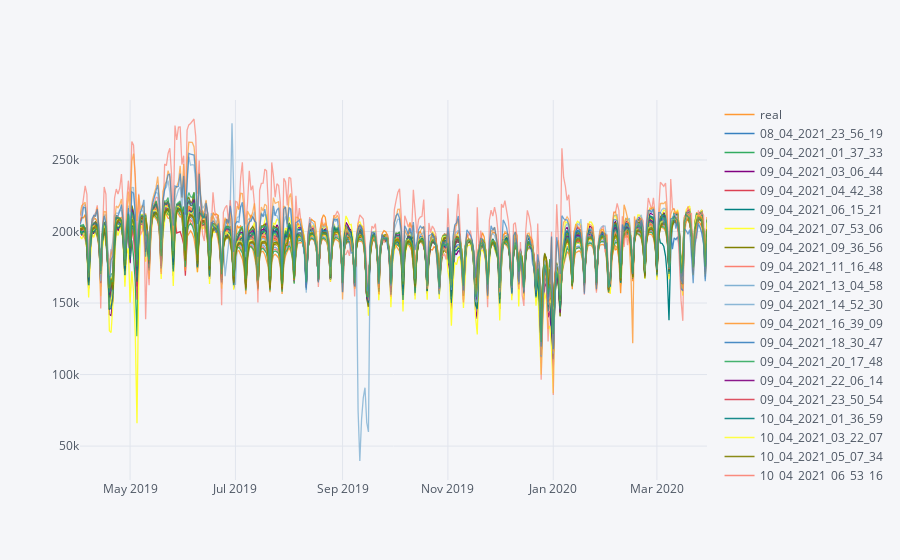

Notebook code cell kept with this figure:
### Code cell
lok_mu.iplot() # double click on name to plot single plots

### Figure 1 — Plotly figure (JSON) as saved in the notebook; plotly's stock layout.template omitted (floating-point values rounded to 4 significant figures; data arrays with more than 128 entries replaced by an {"elided": "..."} marker saying what was removed)
{"data": [{"line": {"color": "rgba(255, 153, 51, 1.0)", "dash": "solid", "shape": "linear", "width": 1.3}, "mode": "lines", "name": "real", "text": "", "type": "scatter", "x": {"elided": "364 str values"}, "y": {"elided": "364 float values"}}, {"line": {"color": "rgba(55, 128, 191, 1.0)", "dash": "solid", "shape": "linear", "width": 1.3}, "mode": "lines", "name": "08_04_2021_23_56_19", "text": "", "type": "scatter", "x": {"elided": "364 str values"}, "y": {"elided": "364 float values"}}, {"line": {"color": "rgba(50, 171, 96, 1.0)", "dash": "solid", "shape": "linear", "width": 1.3}, "mode": "lines", "name": "09_04_2021_01_37_33", "text": "", "type": "scatter", "x": {"elided": "364 str values"}, "y": {"elided": "364 float values"}}, {"line": {"color": "rgba(128, 0, 128, 1.0)", "dash": "solid", "shape": "linear", "width": 1.3}, "mode": "lines", "name": "09_04_2021_03_06_44", "text": "", "type": "scatter", "x": {"elided": "364 str values"}, "y": {"elided": "364 float values"}}, {"line": {"color": "rgba(219, 64, 82, 1.0)", "dash": "solid", "shape": "linear", "width": 1.3}, "mode": "lines", "name": "09_04_2021_04_42_38", "text": "", "type": "scatter", "x": {"elided": "364 str values"}, "y": {"elided": "364 float values"}}, {"line": {"color": "rgba(0, 128, 128, 1.0)", "dash": "solid", "shape": "linear", "width": 1.3}, "mode": "lines", "name": "09_04_2021_06_15_21", "text": "", "type": "scatter", "x": {"elided": "364 str values"}, "y": {"elided": "364 float values"}}, {"line": {"color": "rgba(255, 255, 51, 1.0)", "dash": "solid", "shape": "linear", "width": 1.3}, "mode": "lines", "name": "09_04_2021_07_53_06", "text": "", "type": "scatter", "x": {"elided": "364 str values"}, "y": {"elided": "364 float values"}}, {"line": {"color": "rgba(128, 128, 0, 1.0)", "dash": "solid", "shape": "linear", "width": 1.3}, "mode": "lines", "name": "09_04_2021_09_36_56", "text": "", "type": "scatter", "x": {"elided": "364 str values"}, "y": {"elided": "364 float values"}}, {"line": {"color": "rgba(251, 128, 114, 1.0)", "dash": "solid", "shape": "linear", "width": 1.3}, "mode": "lines", "name": "09_04_2021_11_16_48", "text": "", "type": "scatter", "x": {"elided": "364 str values"}, "y": {"elided": "364 float values"}}, {"line": {"color": "rgba(128, 177, 211, 1.0)", "dash": "solid", "shape": "linear", "width": 1.3}, "mode": "lines", "name": "09_04_2021_13_04_58", "text": "", "type": "scatter", "x": {"elided": "364 str values"}, "y": {"elided": "364 float values"}}, {"line": {"color": "rgba(128, 177, 211, 0.8999999999999999)", "dash": "solid", "shape": "linear", "width": 1.3}, "mode": "lines", "name": "09_04_2021_14_52_30", "text": "", "type": "scatter", "x": {"elided": "364 str values"}, "y": {"elided": "364 float values"}}, {"line": {"color": "rgba(255, 153, 51, 0.8999999999999999)", "dash": "solid", "shape": "linear", "width": 1.3}, "mode": "lines", "name": "09_04_2021_16_39_09", "text": "", "type": "scatter", "x": {"elided": "364 str values"}, "y": {"elided": "364 float values"}}, {"line": {"color": "rgba(55, 128, 191, 0.8999999999999999)", "dash": "solid", "shape": "linear", "width": 1.3}, "mode": "lines", "name": "09_04_2021_18_30_47", "text": "", "type": "scatter", "x": {"elided": "364 str values"}, "y": {"elided": "364 float values"}}, {"line": {"color": "rgba(50, 171, 96, 0.8999999999999999)", "dash": "solid", "shape": "linear", "width": 1.3}, "mode": "lines", "name": "09_04_2021_20_17_48", "text": "", "type": "scatter", "x": {"elided": "364 str values"}, "y": {"elided": "364 float values"}}, {"line": {"color": "rgba(128, 0, 128, 0.8999999999999999)", "dash": "solid", "shape": "linear", "width": 1.3}, "mode": "lines", "name": "09_04_2021_22_06_14", "text": "", "type": "scatter", "x": {"elided": "364 str values"}, "y": {"elided": "364 float values"}}, {"line": {"color": "rgba(219, 64, 82, 0.8999999999999999)", "dash": "solid", "shape": "linear", "width": 1.3}, "mode": "lines", "name": "09_04_2021_23_50_54", "text": "", "type": "scatter", "x": {"elided": "364 str values"}, "y": {"elided": "364 float values"}}, {"line": {"color": "rgba(0, 128, 128, 0.8999999999999999)", "dash": "solid", "shape": "linear", "width": 1.3}, "mode": "lines", "name": "10_04_2021_01_36_59", "text": "", "type": "scatter", "x": {"elided": "364 str values"}, "y": {"elided": "364 float values"}}, {"line": {"color": "rgba(255, 255, 51, 0.8999999999999999)", "dash": "solid", "shape": "linear", "width": 1.3}, "mode": "lines", "name": "10_04_2021_03_22_07", "text": "", "type": "scatter", "x": {"elided": "364 str values"}, "y": {"elided": "364 float values"}}, {"line": {"color": "rgba(128, 128, 0, 0.8999999999999999)", "dash": "solid", "shape": "linear", "width": 1.3}, "mode": "lines", "name": "10_04_2021_05_07_34", "text": "", "type": "scatter", "x": {"elided": "364 str values"}, "y": {"elided": "364 float values"}}, {"line": {"color": "rgba(251, 128, 114, 0.8999999999999999)", "dash": "solid", "shape": "linear", "width": 1.3}, "mode": "lines", "name": "10_04_2021_06_53_16", "text": "", "type": "scatter", "x": {"elided": "364 str values"}, "y": {"elided": "364 float values"}}, {"line": {"color": "rgba(251, 128, 114, 0.7999999999999998)", "dash": "solid", "shape": "linear", "width": 1.3}, "mode": "lines", "name": "10_04_2021_08_37_54", "text": "", "type": "scatter", "x": {"elided": "364 str values"}, "y": {"elided": "364 float values"}}, {"line": {"color": "rgba(128, 177, 211, 0.7999999999999998)", "dash": "solid", "shape": "linear", "width": 1.3}, "mode": "lines", "name": "10_04_2021_10_23_15", "text": "", "type": "scatter", "x": {"elided": "364 str values"}, "y": {"elided": "364 float values"}}, {"line": {"color": "rgba(255, 153, 51, 0.7999999999999998)", "dash": "solid", "shape": "linear", "width": 1.3}, "mode": "lines", "name": "10_04_2021_12_06_41", "text": "", "type": "scatter", "x": {"elided": "364 str values"}, "y": {"elided": "364 float values"}}, {"line": {"color": "rgba(55, 128, 191, 0.7999999999999998)", "dash": "solid", "shape": "linear", "width": 1.3}, "mode": "lines", "name": "10_04_2021_13_52_06", "text": "", "type": "scatter", "x": {"elided": "364 str values"}, "y": {"elided": "364 float values"}}, {"line": {"color": "rgba(50, 171, 96, 0.7999999999999998)", "dash": "solid", "shape": "linear", "width": 1.3}, "mode": "lines", "name": "10_04_2021_15_36_15", "text": "", "type": "scatter", "x": {"elided": "364 str values"}, "y": {"elided": "364 float values"}}, {"line": {"color": "rgba(128, 0, 128, 0.7999999999999998)", "dash": "solid", "shape": "linear", "width": 1.3}, "mode": "lines", "name": "10_04_2021_17_21_59", "text": "", "type": "scatter", "x": {"elided": "364 str values"}, "y": {"elided": "364 float values"}}, {"line": {"color": "rgba(219, 64, 82, 0.7999999999999998)", "dash": "solid", "shape": "linear", "width": 1.3}, "mode": "lines", "name": "10_04_2021_23_49_12", "text": "", "type": "scatter", "x": {"elided": "364 str values"}, "y": {"elided": "364 float values"}}, {"line": {"color": "rgba(0, 128, 128, 0.7999999999999998)", "dash": "solid", "shape": "linear", "width": 1.3}, "mode": "lines", "name": "11_04_2021_01_48_24", "text": "", "type": "scatter", "x": {"elided": "364 str values"}, "y": {"elided": "364 float values"}}, {"line": {"color": "rgba(255, 255, 51, 0.7999999999999998)", "dash": "solid", "shape": "linear", "width": 1.3}, "mode": "lines", "name": "11_04_2021_04_01_00", "text": "", "type": "scatter", "x": {"elided": "364 str values"}, "y": {"elided": "364 float values"}}, {"line": {"color": "rgba(128, 128, 0, 0.7999999999999998)", "dash": "solid", "shape": "linear", "width": 1.3}, "mode": "lines", "name": "11_04_2021_06_22_39", "text": "", "type": "scatter", "x": {"elided": "364 str values"}, "y": {"elided": "364 float values"}}, {"line": {"color": "rgba(128, 128, 0, 0.7)", "dash": "solid", "shape": "linear", "width": 1.3}, "mode": "lines", "name": "11_04_2021_08_46_37", "text": "", "type": "scatter", "x": {"elided": "364 str values"}, "y": {"elided": "364 float values"}}, {"line": {"color": "rgba(251, 128, 114, 0.7)", "dash": "solid", "shape": "linear", "width": 1.3}, "mode": "lines", "name": "11_04_2021_11_01_06", "text": "", "type": "scatter", "x": {"elided": "364 str values"}, "y": {"elided": "364 float values"}}, {"line": {"color": "rgba(128, 177, 211, 0.7)", "dash": "solid", "shape": "linear", "width": 1.3}, "mode": "lines", "name": "11_04_2021_13_14_48", "text": "", "type": "scatter", "x": {"elided": "364 str values"}, "y": {"elided": "364 float values"}}, {"line": {"color": "rgba(255, 153, 51, 0.7)", "dash": "solid", "shape": "linear", "width": 1.3}, "mode": "lines", "name": "11_04_2021_15_20_19", "text": "", "type": "scatter", "x": {"elided": "364 str values"}, "y": {"elided": "364 float values"}}, {"line": {"color": "rgba(55, 128, 191, 0.7)", "dash": "solid", "shape": "linear", "width": 1.3}, "mode": "lines", "name": "11_04_2021_17_34_38", "text": "", "type": "scatter", "x": {"elided": "364 str values"}, "y": {"elided": "364 float values"}}, {"line": {"color": "rgba(50, 171, 96, 0.7)", "dash": "solid", "shape": "linear", "width": 1.3}, "mode": "lines", "name": "11_04_2021_19_11_10", "text": "", "type": "scatter", "x": {"elided": "364 str values"}, "y": {"elided": "364 float values"}}], "layout": {"legend": {"bgcolor": "#F5F6F9", "font": {"color": "#4D5663"}}, "paper_bgcolor": "#F5F6F9", "plot_bgcolor": "#F5F6F9", "title": {"font": {"color": "#4D5663"}}, "xaxis": {"gridcolor": "#E1E5ED", "showgrid": true, "tickfont": {"color": "#4D5663"}, "title": {"font": {"color": "#4D5663"}, "text": ""}, "zerolinecolor": "#E1E5ED"}, "yaxis": {"gridcolor": "#E1E5ED", "showgrid": true, "tickfont": {"color": "#4D5663"}, "title": {"font": {"color": "#4D5663"}, "text": ""}, "zerolinecolor": "#E1E5ED"}}}
